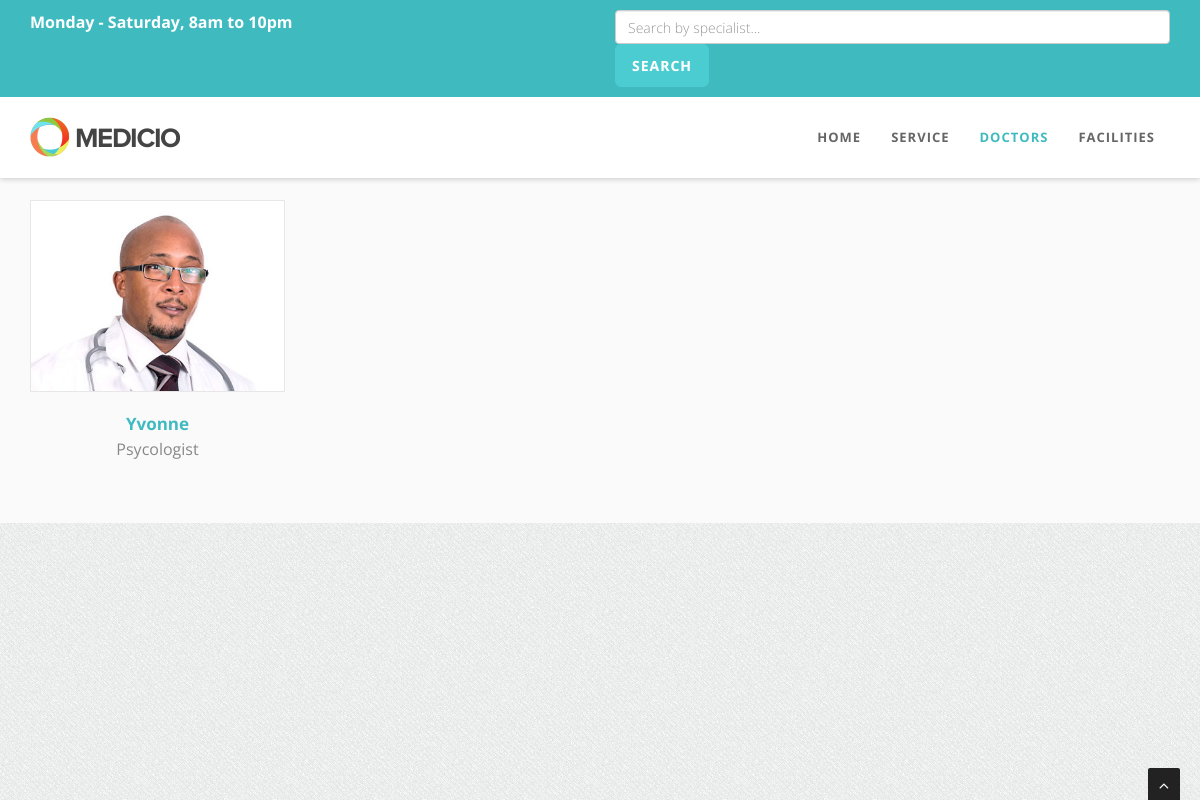
The app's page /doctorsearch.php?id=Psycologist with its own data.
### tables this page shows
CREATE TABLE `doctors` (
  `doctor_id` int(30) NOT NULL,
  `doctor_full_name` text NOT NULL,
  `doctor_email` text NOT NULL,
  `doctor_picture` text NOT NULL,
  `doctor_specialty` text NOT NULL,
  `doctor_profile` text NOT NULL,
  `doctor_phone_number` varchar(13) NOT NULL,
  `doctor_hospital` text NOT NULL,
  `doctor_assignment` text NOT NULL
);

### doctorsearch.php (the view, shortened to what this page needs)
<!DOCTYPE html>
<html lang="en">
<head>
    <link href="css/bootstrap.min.css" rel="stylesheet" type="text/css">
    <link href="font-awesome/css/font-awesome.min.css" rel="stylesheet" type="text/css" />
	<link rel="stylesheet" type="text/css" href="plugins/cubeportfolio/css/cubeportfolio.min.css">
	<link href="css/nivo-lightbox.css" rel="stylesheet" />
	<link href="css/nivo-lightbox-theme/default/default.css" rel="stylesheet" type="text/css" />
	<link href="css/owl.carousel.css" rel="stylesheet" media="screen" />
    <link href="css/owl.theme.css" rel="stylesheet" media="screen" />
	<link href="css/animate.css" rel="stylesheet" />
    <link href="css/style.css" rel="stylesheet">
	<link id="bodybg" href="bodybg/bg1.css" rel="stylesheet" type="text/css" />
	<link id="t-colors" href="color/default.css" rel="stylesheet">
</head>
<body id="page-top" data-spy="scroll" data-target=".navbar-custom">
<div id="wrapper">
    <nav class="navbar navbar-custom navbar-fixed-top" role="navigation">
		<div class="top-area">
			<div class="container">
				<div class="row">
					<div class="col-sm-6 col-md-6">
					<p class="bold text-left">Monday - Saturday, 8am to 10pm </p>
					</div>
					<div class="col-sm-6 col-md-6">
	<form action="doctorsearch.php" method="GET">
    <input class="form-control input-md" type="text" name="id"placeholder="Search by specialist..." >
    <input class="btn btn-skin btn-lg" type="submit" value="Search" >
     </form>
					</div>
				</div>
			</div>
		</div>
        <div class="container navigation">
            <div class="navbar-header page-scroll">
                <a class="navbar-brand" href="index.php">
                    <img src="img/logo.png" alt="" width="150" height="40" />
                </a>
            </div>
            <div class="collapse navbar-collapse navbar-right navbar-main-collapse">
			  <ul class="nav navbar-nav">
				<li class="active"><a href="#intro">Home</a></li>
				<li><a href="#service">Service</a></li>
				<li><a href="#doctor">Doctors</a></li>
				<li><a href="#facilities">Facilities</a></li>
			  </ul>
            </div>
        </div>
    </nav>
    <section id="doctor" class="home-section bg-gray paddingbot-60">
		<div class="container">
			<div class="row">
				<div class="col-lg-12">
            <div id="grid-container" class="cbp-l-grid-team">
                <ul>
<?php
			$id = $_GET['id'];
global $conn;
	 	$result=mysqli_query($conn,"SELECT * FROM doctors WHERE doctor_specialty='$id'");
		if($result->num_rows > 0) {
	 	 while($row=mysqli_fetch_array($result) ){
?>
                    <li class="cbp-item psychiatrist">
                        <a href="member.php?id=<?php echo $row['doctor_id']?>" class="cbp-caption">
                            <div class="cbp-caption-defaultWrap">
                                <img src="img/team/<?php echo $row['doctor_picture']?>" alt="" width="100%">
                            </div>
                        </a>
                        <a href="member.php?id=<?php echo $row['doctor_id']?>" class=" cbp-l-grid-team-name"><?php echo $row['doctor_full_name']?></a>
                        <div class="cbp-l-grid-team-position"><?php echo $row['doctor_specialty']?></div>
                    </li>
					<?php
		 }
		}else{
			echo "0 results";
		}
?>
                </ul>
            </div>
			</div>
			</div>
		</div>
	</section>
</div>
<a href="#" class="scrollup"><i class="fa fa-angle-up active"></i></a>
</body>
</html>

### css/style.css (style rules this page uses)
body { width: 100%; height: 100%; font-family: 'Open Sans', sans-serif; font-weight: 300; color: #666; background-color: #ddd; font-size: 16px; line-height: 1.6em; }
html { width: 100%; height: 100%; }
label, input, button, select, textarea { font-family: 'Open Sans', sans-serif; font-size: inherit; line-height: inherit; }
p { margin: 0 0 20px; }
p.bold { font-weight: 700; }
a { color: #666; -webkit-transition: all .2s ease-in-out; -moz-transition: all .2s ease-in-out; transition: all .2s ease-in-out; }
.top-area { -webkit-transition: all .4s ease-in-out; -moz-transition: all .4s ease-in-out; transition: all .4s ease-in-out; width: 100%; color: #fff; padding-top: 10px; padding-bottom: 10px; }
.top-area p { margin-bottom: 10px; }
.navbar-brand { padding-top: 15px; margin-top: 5px; padding-bottom: 0; }
.navbar.navbar-custom { width: inherit; margin: 0 auto; padding-bottom:0; box-shadow: 0 0 3px rgba(0,0,0,0.12); box-shadow: 0 1px 6px rgba(0,0,0,.2); -webkit-box-shadow: 0 1px 6px rgba(0,0,0,.2); -moz-box-shadow: 0 1px 6px rgba(0,0,0,.2); -o-box-shadow: 0 1px 6px rgba(0,0,0,.2); }
.navbar.navbar-custom .navigation { padding-bottom: 15px; }
.navbar { margin-bottom: 0; border-bottom: 1px solid rgba(255,255,255,.3); }
.navbar-brand { font-weight: 700; }
.navbar.navbar-custom.navbar-fixed-top { background: #fff; }
.navbar.navbar-custom { padding-top: 0; }
.navbar.navbar-custom ul.nav.navbar-nav { margin-top: 15px; -webkit-transition: all .4s ease-in-out; -moz-transition: all .4s ease-in-out; transition: all .4s ease-in-out; }
.navbar-custom ul.nav li a { font-size: 13px; letter-spacing: 1px; color: #666; text-transform: uppercase; font-weight: 700; background: transparent; }
.navbar-custom.navbar-fixed-top .nav li a:hover, .navbar-custom.navbar-fixed-top .nav li a:focus, .navbar-custom.navbar-fixed-top .nav li.active a, .navbar-custom.navbar-fixed-top .nav li.active { outline: 0; background: none; }
.paddingbot-60 { padding-bottom:60px !important; }
.home-section { padding-top: 150px; display:block; position:relative; z-index:120; background-color: #fff; }
.bg-gray { background: #fafafa; }
.btn-skin { color: #fff; }
.btn-lg, .btn-group-lg > .btn { padding: 10px 16px; font-size: 20px; line-height: 1.5em; border-radius: 6px; }
.cbp .cbp-item { z-index: 2; display: block; width: 240px; height: 250px; }
.cbp-l-grid-team-name { font: 700 17px "Open Sans", sans-serif; color: #456297; text-decoration: none; display: block; text-align: center; margin-bottom: 3px; }
.cbp-l-grid-team-position { font: italic 400 16px "Open Sans", sans-serif; color: #888888; text-align: center; font-style: normal; }
.scrollup { position:fixed; width:32px; height:32px; bottom:0px; right:20px; background: #222; -webkit-border-radius: 2px 2px 0 0; -moz-border-radius: 2px 2px 0 0; border-radius: 2px 2px 0 0; }
a.scrollup { outline:0; text-align: center; }
a.scrollup i { margin-top: 10px; color: #fff; }
.btn { position: relative; display: inline-block; outline: none; color: #fff; text-decoration: none; text-transform: uppercase; letter-spacing: 1px; font-weight: 400; text-shadow: 0 0 1px rgba(255,255,255,0.3); font-size: 14px; font-weight: 700; }

### bodybg/bg1.css (style rules this page uses)
body { background: url(../img/bodybg/bg1.png) repeat left top; }

### color/default.css (style rules this page uses)
.btn-skin { background-color: #4ACCD1; border-color: #4ACCD1; }
.top-area { background: #3fbbc0; }
.navbar-custom.top-nav-collapse .nav li a:hover, .navbar-custom .nav li a:hover, .navbar-custom .nav li.active a,.navbar-custom.top-nav-collapse .nav li.active a { color: #3fbbc0; }
.cbp-l-grid-team-name { color: #3fbbc0; }

### records on screen
doctors: doctor_picture (picture), doctor_full_name "Yvonne", doctor_specialty "Psycologist"
